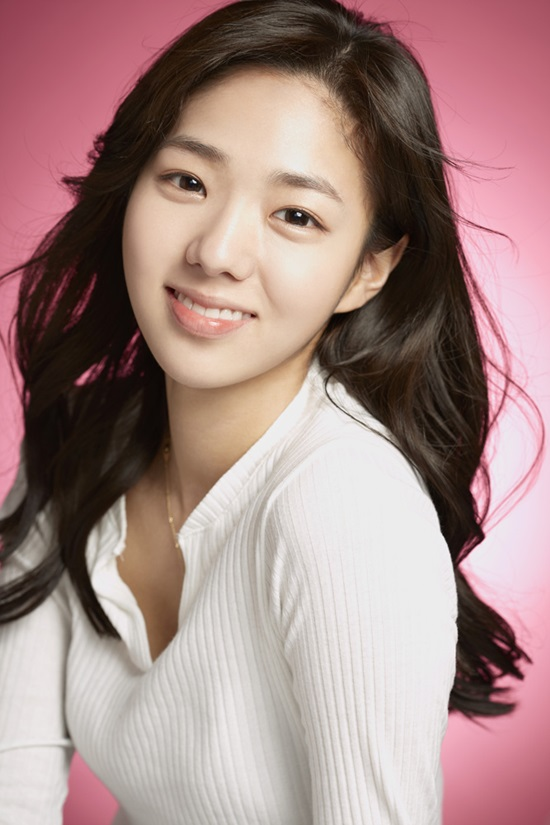
#> input picture OpenCV_ex/01.Image/my_input.jpg, 550 x 825 px
$ python 03_image.py
#> lines starting #> are read from the running program, lines starting #| are printed output that depends on the picture
import numpy as np
import cv2

# 이미지 파일을 Read
img = cv2.imread("my_input.jpg")
#> img is the input picture: shape (825, 550, 3); mean B, G, R 133.9, 136.6, 165.2

# Crop 300x400 from original image from (100, 50)=(x,y)
cropped = img[50:450, 100:400]
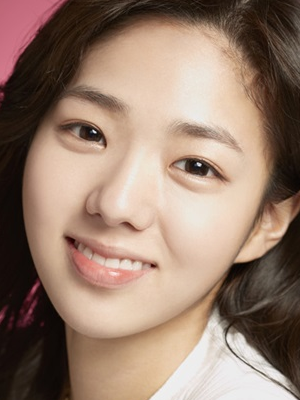
#> cropped: shape (400, 300, 3); mean B, G, R 109.9, 125.6, 150.5

# Resize cropped image from 300x400 to 400x200
resized = cv2.resize(cropped, (400,200))
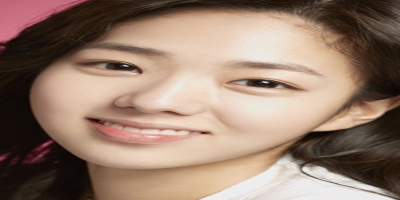
#> resized: shape (200, 400, 3); mean B, G, R 109.9, 125.6, 150.5

# Display all
cv2.imshow("Original", img)
cv2.imshow("Cropped image", cropped)
cv2.imshow("Resized image", resized)

cv2.waitKey(0)
cv2.destroyAllWindows()
